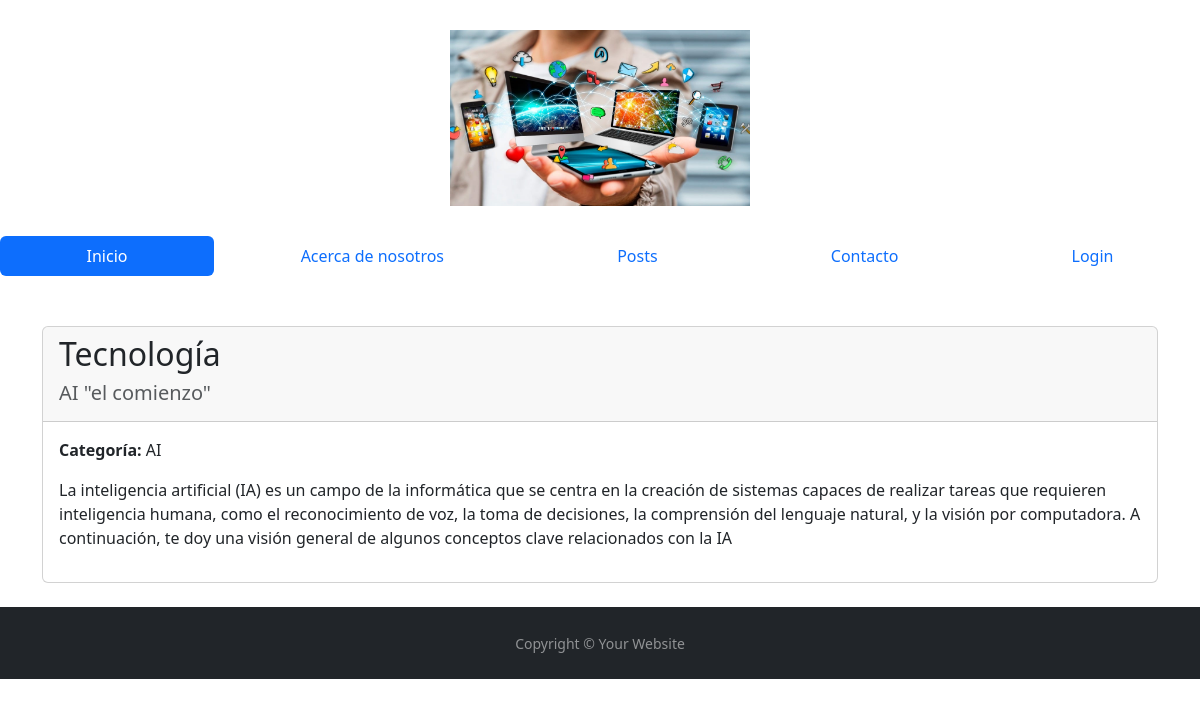
The app's page /posts/, older data.
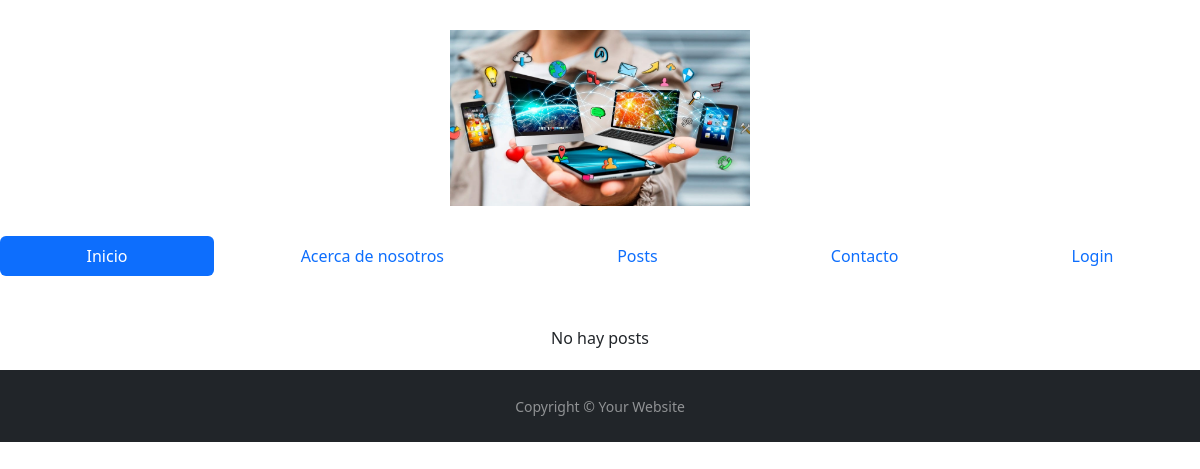
The same page, newer data.
### apps/posts/models.py (models this page shows, shortened)
class Post(models.Model):
    titulo = models.CharField(max_length=200, null=False, blank=False)
    subtitulo = models.CharField(max_length=200, null=False, blank=False)
    fecha_publicacion = models.DateTimeField(default=timezone.now)
    texto = models.TextField(null=False, blank=False)
    activo = models.BooleanField(default=True)
    categoria = models.ForeignKey(Categoria, on_delete=models.SET_NULL, null=True, default='Sin categoria')
    imagen = models.ImageField(upload_to='media', null=False, blank=False, default='static/img/post_default.jpg')
    publicado = models.DateTimeField(default=timezone.now)
    comentario = models.ManyToManyField(Comentario)
    class Meta:
        ordering = ('publicado',)

class Categoria(models.Model):
    nombre = models.CharField(max_length=50, null=False, blank=False)
    class Meta:
        verbose_name = 'categoria'
        verbose_name_plural = 'categorias'
    def __str__(self):
        return self.nombre

### apps/posts/views.py (the view)
# urls.py: path('posts/', posts, name='posts'),
def posts(request):
    posts = Post.objects.all()
    return render(request, 'posts.html', {'posts': posts})

### templates/posts.html (shortened to what this page needs)
{% extends 'base.html' %}
{% block contenido %}
<div class="container" style="margin-top: 50px;">
    {% for i in posts %}
        <div class="card mb-4">
            <div class="card-header">
                <h2>{{ i.titulo }}</h2>
                <h5 class="text-muted">{{ i.subtitulo }}</h5>
            </div>
            <div class="card-body">
                <p><strong>Categoría:</strong> {{ i.categoria }}</p>
                <p>{{ i.texto }}</p>
            </div>
        </div>
    {% empty %}
        <p class="text-center">No hay posts</p>
    {% endfor %}
</div>
{% endblock %}

### templates/base.html (shortened to what this page needs)
{% load static %}
<!doctype html>
<html lang="es-ar">
    <head>
        <link
            href="https://cdn.jsdelivr.net/npm/bootstrap@5.3.2/dist/css/bootstrap.min.css"
            rel="stylesheet"
        />
    </head>
    <body>
        <header>
            <a class="flex-sm-fill text-sm-center nav-link active" href="#">
                <img src="{% static 'img/info.jpg' %}" style="max-width: 300px; margin: 30px;">
            </a>
            <nav class="nav nav-pills flex-column flex-sm-row">
                <a class="flex-sm-fill text-sm-center nav-link active" href="{% url 'index' %}">Inicio</a>
                <a class="flex-sm-fill text-sm-center nav-link" href="#">Acerca de nosotros</a>
                <a class="flex-sm-fill text-sm-center nav-link" href="{% url 'apps.posts:posts' %}">Posts</a>
                <a class="flex-sm-fill text-sm-center nav-link" href="{% url 'apps.contacto:contacto' %}">Contacto</a>
                {% if user.is_authenticated %}
                    <form method="POST" action="{% url 'apps.usuario:logout' %}" style="display: inline;">
                        {% csrf_token %}
                        <button type="submit" class="btn btn-link nav-link" style="display: inline; padding: 0; border: none; background: none;">Logout</button>
                    </form>
                {% else %}
                    <a class="flex-sm-fill text-sm-center nav-link" href="{% url 'apps.usuario:login' %}">Login</a>
                {% endif %}
            </nav>
            {% block contenido %}
            {% endblock %}
        </header>
        <footer id="sticky.footer" class="flex-shrink-0 py-4 bg-dark text-white-50">
            <div class="container text-center">
                <small>Copyright &copy; Your Website</small>
            </div>
        </footer>
    </body>
</html>

Row changes from the older to the newer data that the page shows:
removed Post: titulo "Tecnología", subtitulo "AI \"el comienzo\"", categoria "AI", texto "La inteligencia artificial (IA) es un campo de la informática que se centra en la creación de sistemas capaces de realizar tareas que requieren inteligencia humana, como el reconocimiento de voz, la toma de decisiones, la comprensión del lenguaje natural, y la visión por computadora. A continuación, te doy una visión general de algunos conceptos clave relacionados con la IA"
Text that changed along with them:
text now shown: "No hay posts"
